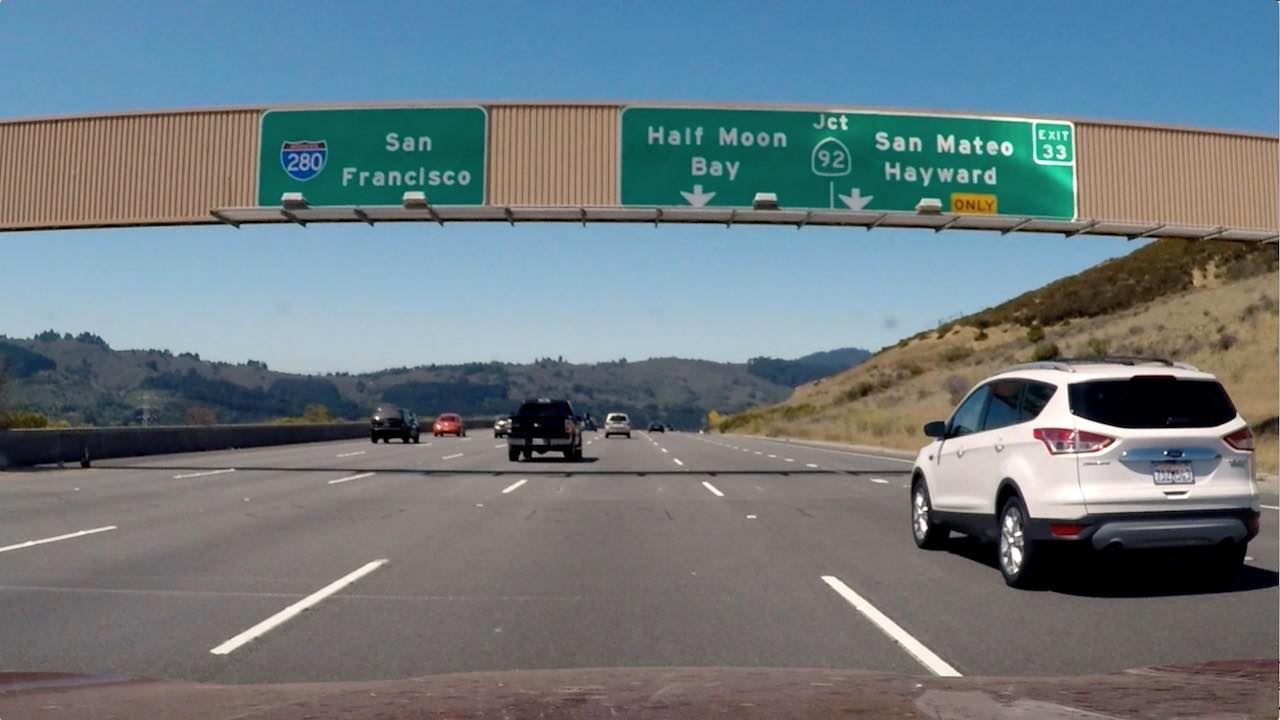
#> input picture signs_vehicles_xygrad.png, 1280 x 720 px
$ python combining_thresholds.py   (older library calls are emulated)
#> lines starting #> are read from the running program, lines starting #| are printed output that depends on the picture
__author__ = 'Carlos'

import numpy as np
import cv2
import matplotlib.pyplot as plt
import matplotlib.image as mpimg

def abs_sobel_thresh(img, orient='x', sobel_kernel=3, thresh=(0, 255)):
    # Calculate directional gradient
    sobel = cv2.Sobel(img, cv2.CV_64F, int(orient == 'x'), int(orient == 'y'), ksize=sobel_kernel)
    abs_sobel = np.absolute(sobel)
    scaled_sobel = np.uint8(255*abs_sobel/np.max(abs_sobel))

    grad_binary = np.zeros_like(scaled_sobel)
    # Apply threshold
    grad_binary[(scaled_sobel >= thresh[0]) & (scaled_sobel <= thresh[1])] = 1
    return grad_binary

def mag_thresh(image, sobel_kernel=3, mag_thresh=(0, 255)):
    # Calculate gradient magnitude
    sobelx = cv2.Sobel(image, cv2.CV_64F, 1, 0, ksize=sobel_kernel)
    sobely = cv2.Sobel(image, cv2.CV_64F, 0, 1, ksize=sobel_kernel)

    gradmag = np.sqrt(sobelx**2 + sobely**2)

    scale_factor = np.max(gradmag)/255
    gradmag = (gradmag/scale_factor).astype(np.uint8)

    mag_binary = np.zeros_like(gradmag)
    # Apply threshold
    mag_binary[(gradmag >= mag_thresh[0]) & (gradmag <= mag_thresh[1])] = 1
    return mag_binary

def dir_threshold(image, sobel_kernel=3, thresh=(0, np.pi/2)):
    # Calculate gradient direction
    sobelx = cv2.Sobel(image, cv2.CV_64F, 1, 0, ksize=sobel_kernel)
    sobely = cv2.Sobel(image, cv2.CV_64F, 0, 1, ksize=sobel_kernel)
    # Take the absolute value of the gradient direction,
    # apply a threshold, and create a binary image result
    absgraddir = np.arctan2(np.absolute(sobely), np.absolute(sobelx))
    dir_binary =  np.zeros_like(absgraddir)
    dir_binary[(absgraddir >= thresh[0]) & (absgraddir <= thresh[1])] = 1
    # Apply threshold
    return dir_binary


image = mpimg.imread('signs_vehicles_xygrad.png')
#> image is the input picture: shape (720, 1280, 3) float32; mean R, G, B 0.428, 0.477, 0.5
gray = cv2.cvtColor(image, cv2.COLOR_RGB2GRAY)
# Choose a Sobel kernel size
ksize = 3 # Choose a larger odd number to smooth gradient measurements

# Apply each of the thresholding functions
gradx = abs_sobel_thresh(gray, orient='x', sobel_kernel=ksize, thresh=(60, 100))
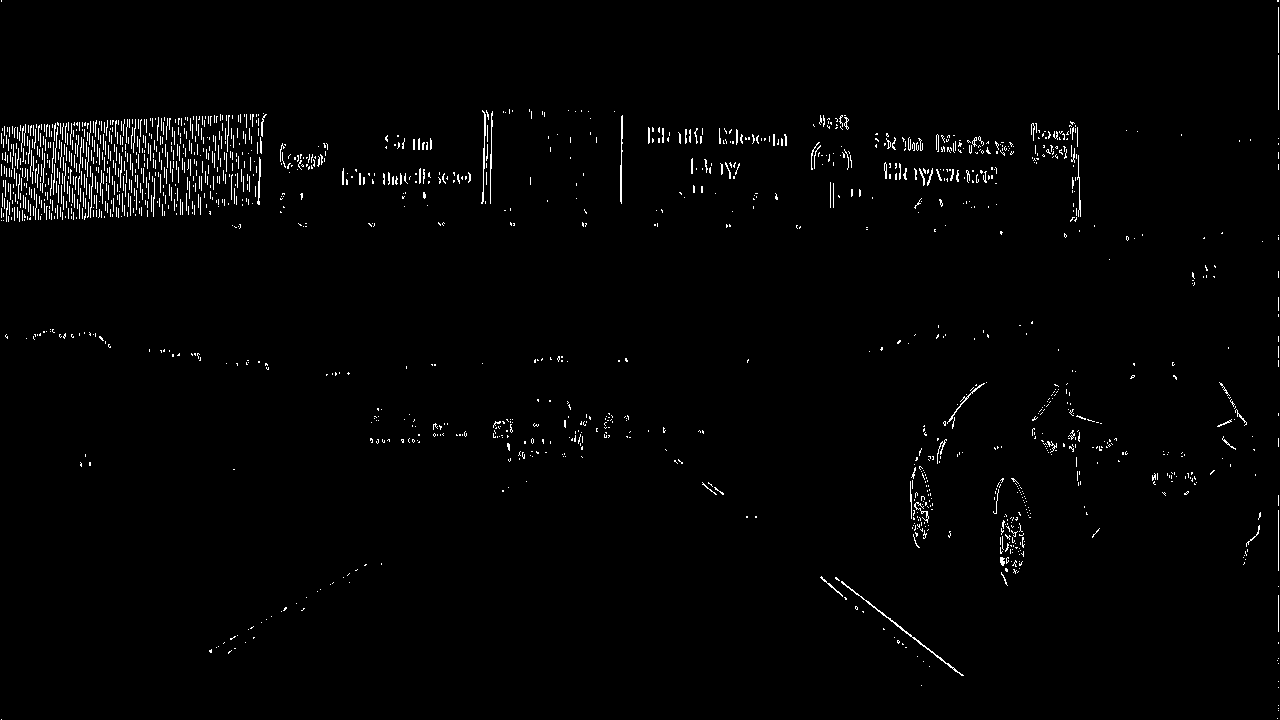
#> gradx: shape (720, 1280); values 0 (black) and 1 (white), 1.5% white in thin lines or dots
grady = abs_sobel_thresh(gray, orient='y', sobel_kernel=ksize, thresh=(600, 100))
#> call 2 of abs_sobel_thresh, with orient = 'y', sobel_kernel = 3, thresh = (600, 100)
#> in abs_sobel_thresh (call 2), `sobel = cv2.Sobel(img, cv2.CV_64F, int(orient == 'x'), int(orient == '..`:
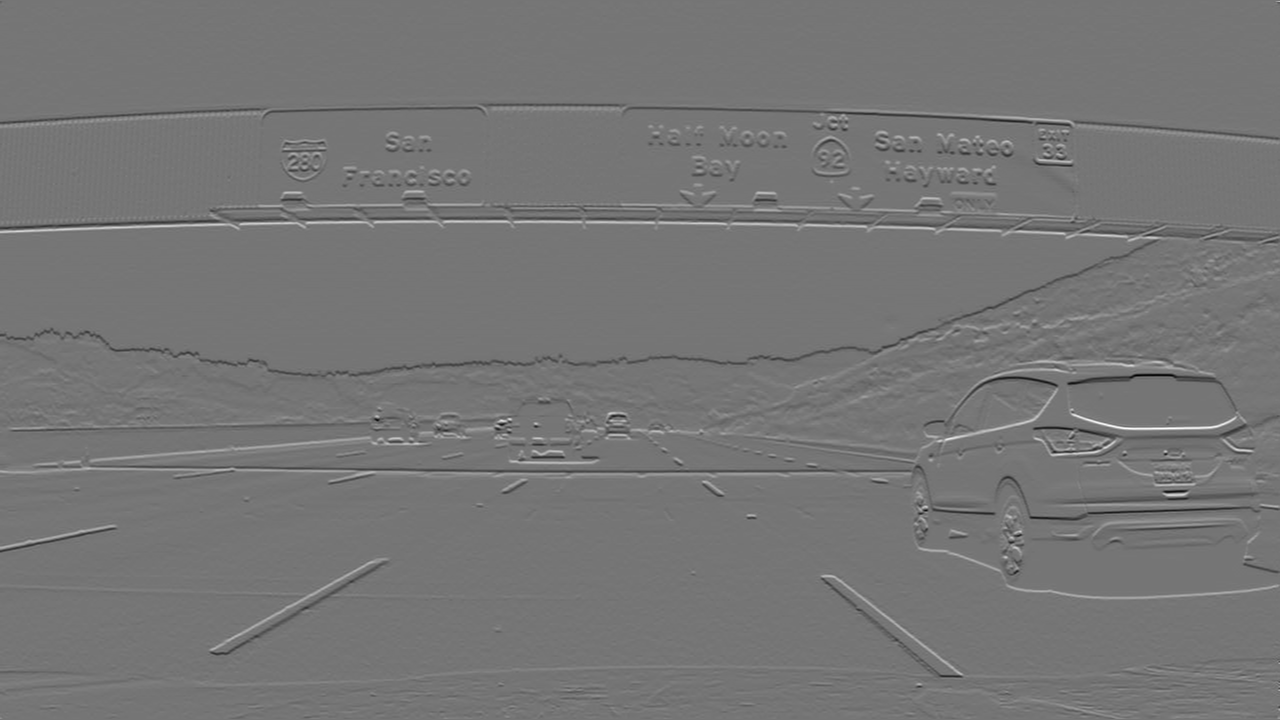
#> sobel: shape (720, 1280) float64; min -3.12, max 3.62, mean -0.00103; drawn with min black and max white
#> grady: shape (720, 1280); every value is 0
mag_binary = mag_thresh(gray, sobel_kernel=ksize, mag_thresh=(80, 200))
#> in mag_thresh, `gradmag = np.sqrt(sobelx**2 + sobely**2)`:
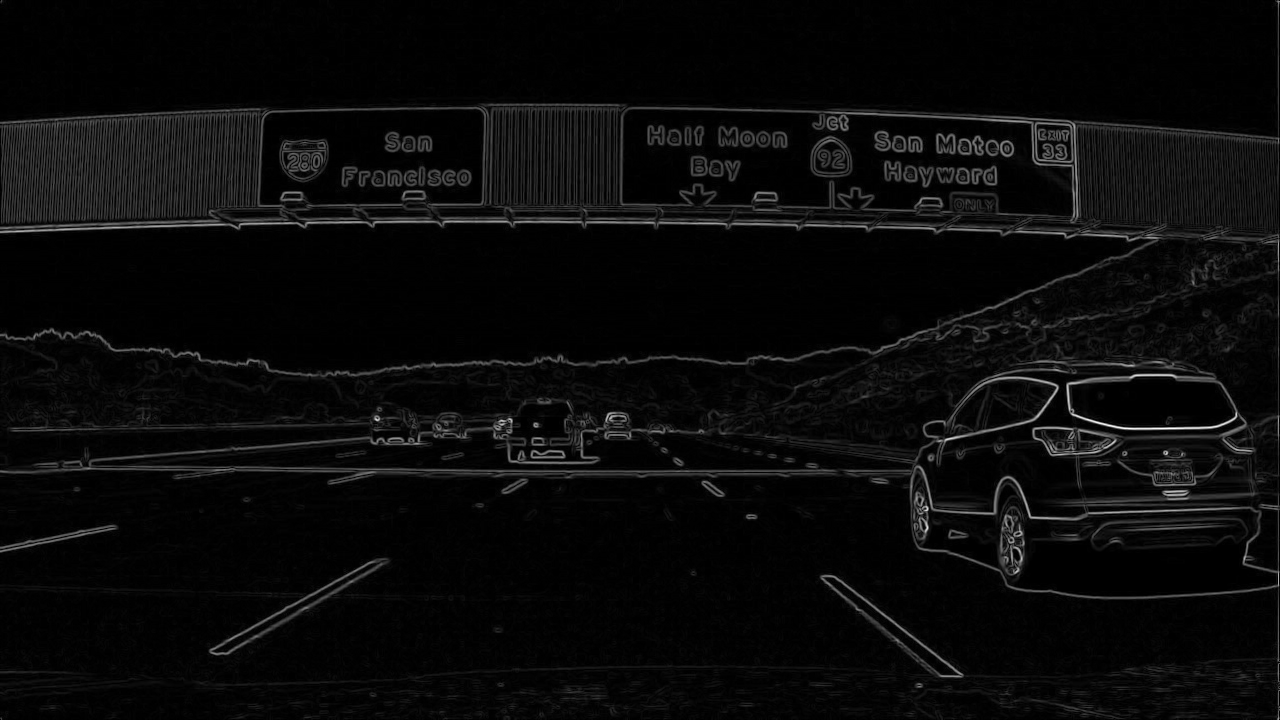
#> gradmag: shape (720, 1280) float64; min 0, max 3.62, mean 0.147; drawn with min black and max white
#> in mag_thresh, `scale_factor = np.max(gradmag)/255`: scale_factor = 0.0142
#> mag_binary: shape (720, 1280); values 0 (black) and 1 (white), 1.8% white in thin lines or dots
dir_binary = dir_threshold(gray, sobel_kernel=ksize, thresh=(0, np.pi/2))
#> in dir_threshold, `absgraddir = np.arctan2(np.absolute(sobely), np.absolute(sobelx))`:
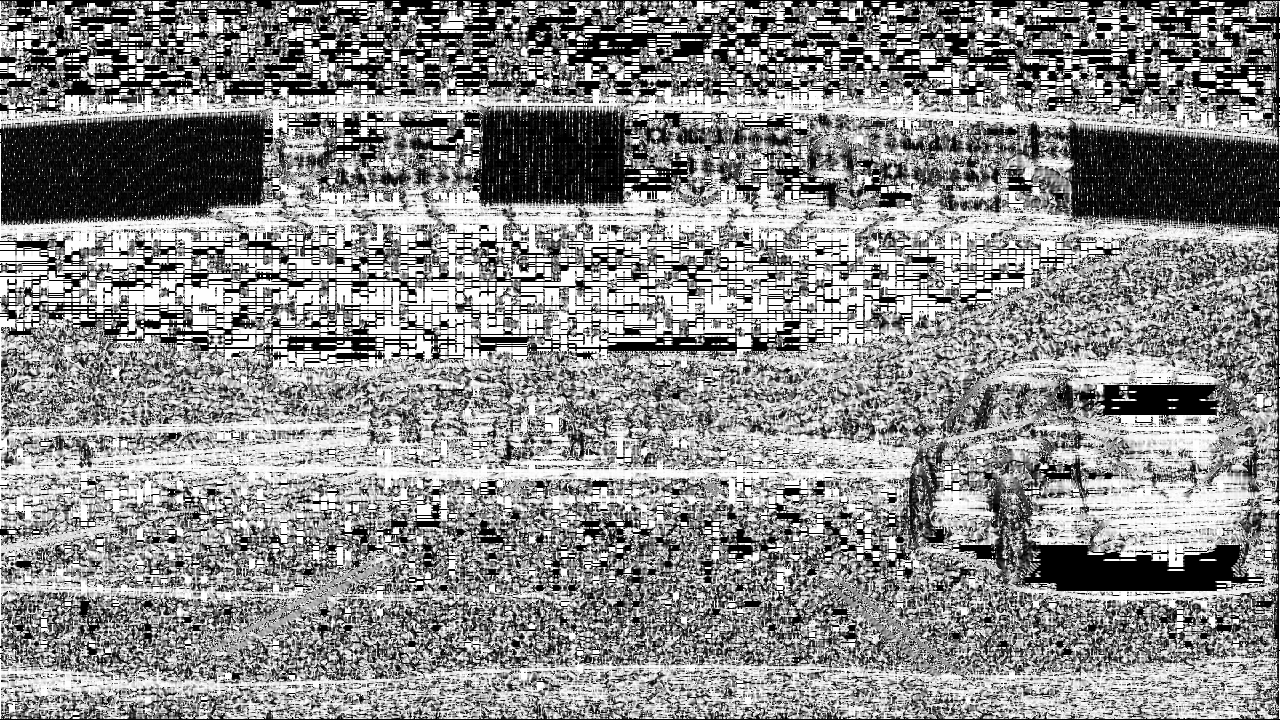
#> absgraddir: shape (720, 1280) float64; min 0, max 1.57, mean 0.861; drawn with min black and max white
#> dir_binary: shape (720, 1280) float64; every value is 1

combined = np.zeros_like(dir_binary)
combined[((gradx == 1) & (grady == 1)) | ((mag_binary == 1) & (dir_binary == 1))] = 1

plt.imshow(combined, cmap='gray')
print("plotted")
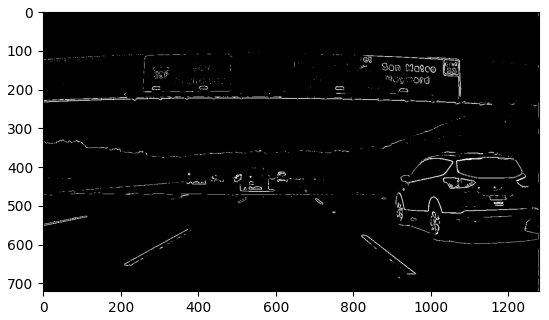
#> figure drawn by matplotlib, 1 panel

$ run again, with bridge-shadow.jpg saved as signs_vehicles_xygrad.png
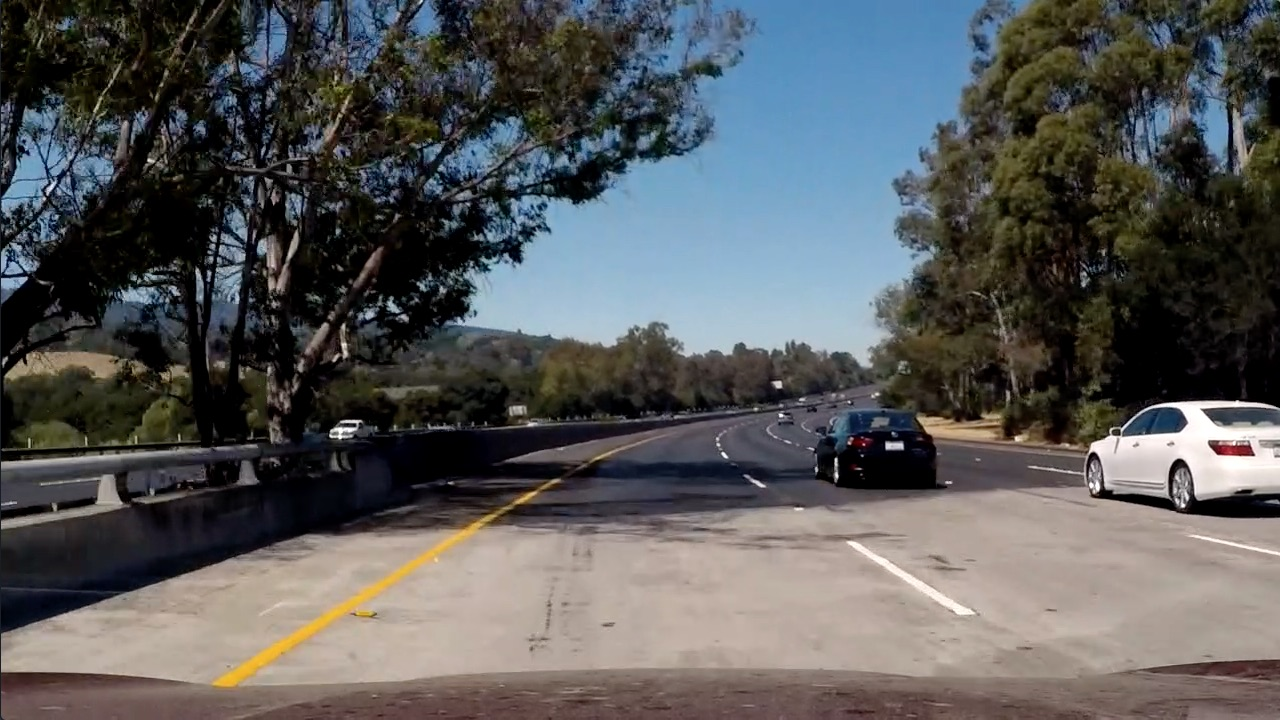
#> input picture bridge-shadow.jpg, 1280 x 720 px
#> image is the input picture: shape (720, 1280, 3) float32; mean R, G, B 0.347, 0.35, 0.352
#> `gradx = abs_sobel_thresh(gray, orient='x', sobel_kernel=ksize, thresh=..`:
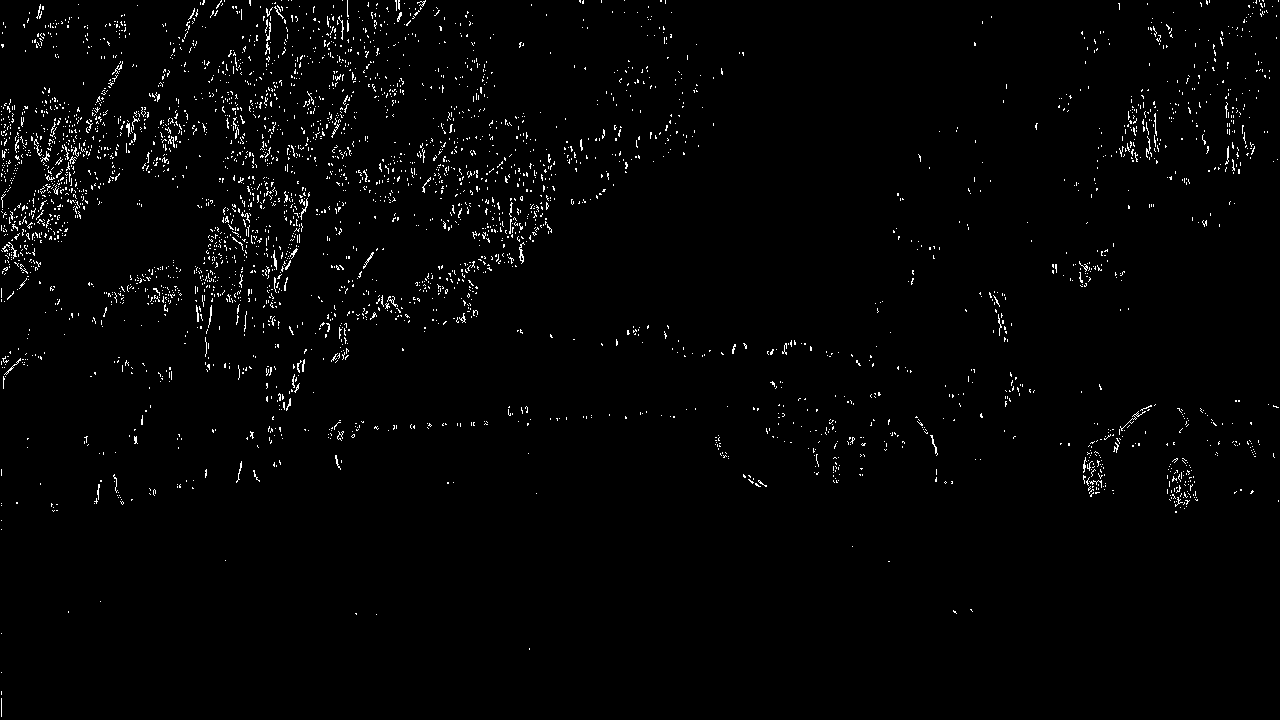
#> gradx: shape (720, 1280); values 0 (black) and 1 (white), 1.7% white in thin lines or dots
#> grady: shape (720, 1280); every value is 0
#> scale_factor = 0.0151
#> mag_binary: shape (720, 1280); values 0 (black) and 1 (white), 2% white in thin lines or dots
#> dir_binary: shape (720, 1280) float64; every value is 1
#> `print("plotted")`:
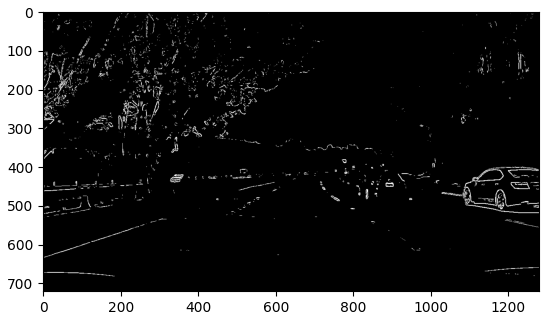
#> figure drawn by matplotlib, 1 panel

$ run again, with curved-lane.jpg saved as signs_vehicles_xygrad.png
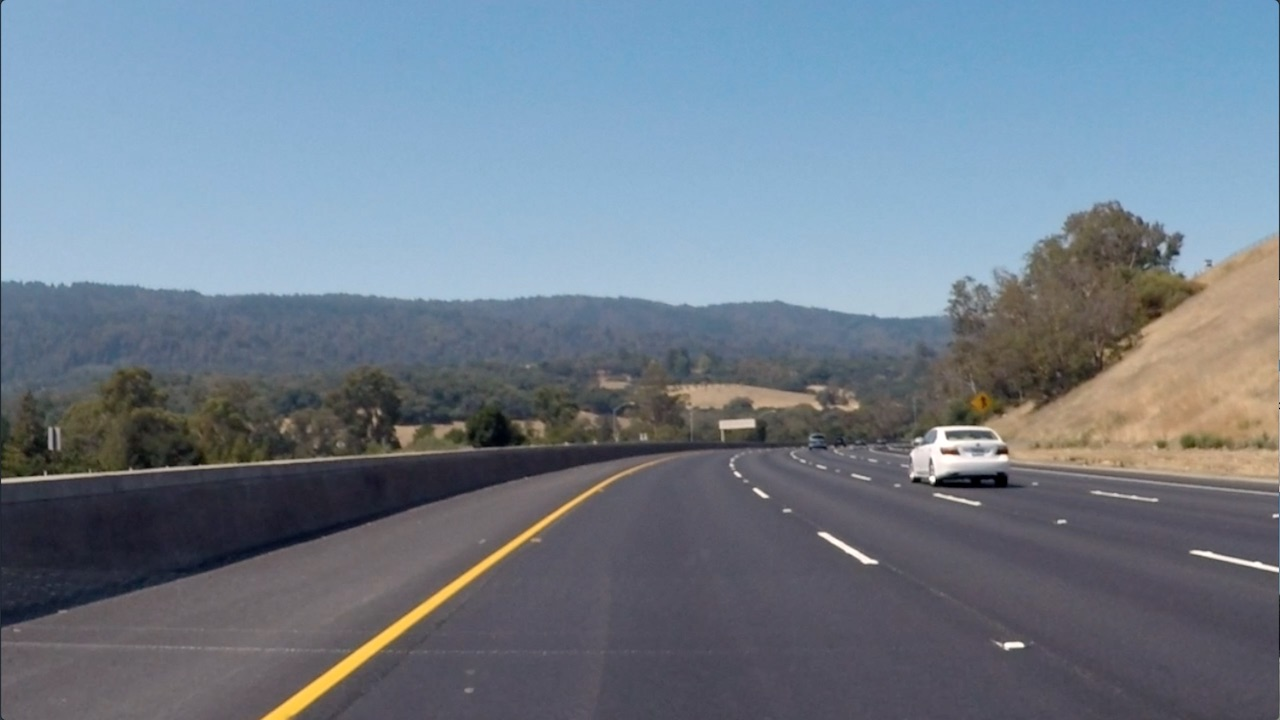
#> input picture curved-lane.jpg, 1280 x 720 px
#> image is the input picture: shape (720, 1280, 3) float32; mean R, G, B 0.44, 0.49, 0.544
#> `gradx = abs_sobel_thresh(gray, orient='x', sobel_kernel=ksize, thresh=..`:
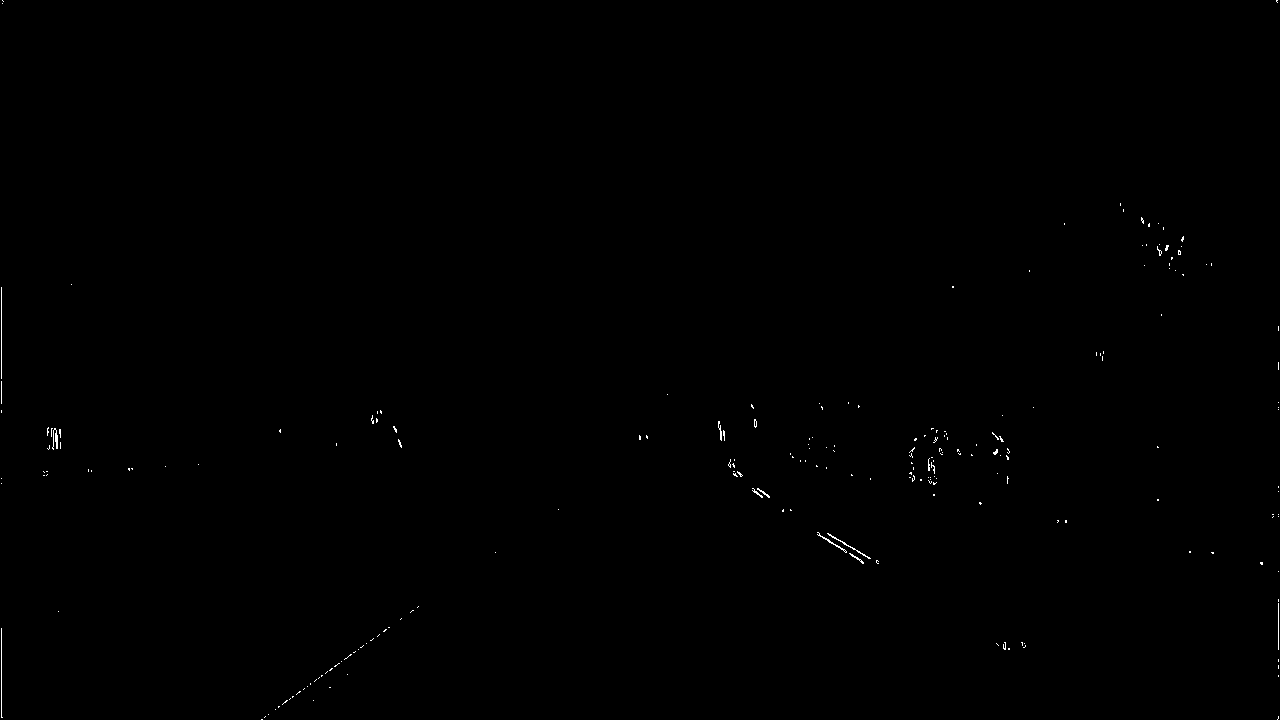
#> gradx: shape (720, 1280); values 0 (black) and 1 (white), 0.16% white in thin lines or dots
#> grady: shape (720, 1280); every value is 0
#> scale_factor = 0.0122
#> mag_binary: shape (720, 1280); values 0 (black) and 1 (white), 0.68% white in thin lines or dots
#> dir_binary: shape (720, 1280) float64; every value is 1
#> `print("plotted")`:
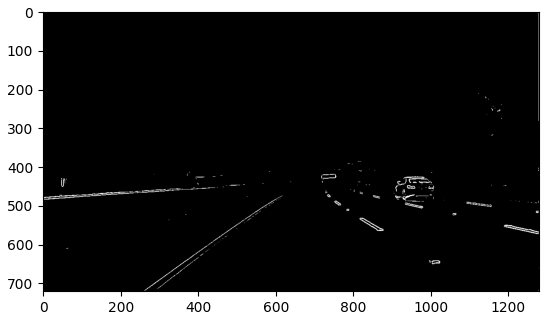
#> figure drawn by matplotlib, 1 panel
